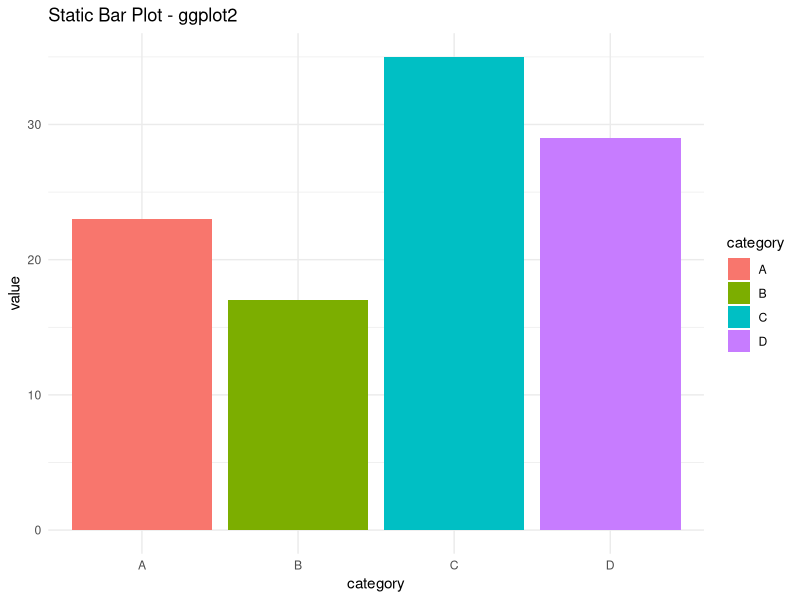

Write R code to recreate this figure.
# Static Bar Plot using ggplot2
library(ggplot2)

# Sample data
data <- data.frame(
  category = c("A", "B", "C", "D"),
  value = c(23, 17, 35, 29)
)

# Generate plot
p <- ggplot(data, aes(x = category, y = value, fill = category)) +
  geom_bar(stat = "identity") +
  theme_minimal() +
  ggtitle("Static Bar Plot - ggplot2")

# Save the plot
ggsave("static_plot.png", plot = p)
